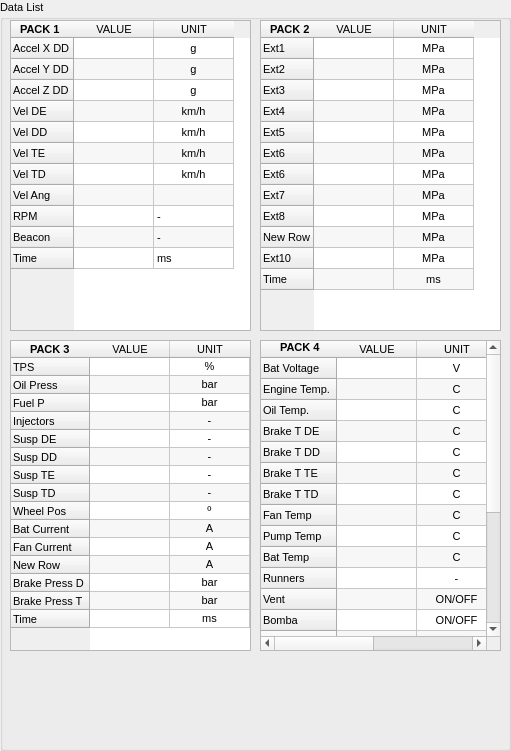
   <widget class="QGroupBox" name="groupBox_18">
    <property name="geometry">
     <rect>
      <x>690</x>
      <y>0</y>
      <width>511</width>
      <height>751</height>
     </rect>
    </property>
    <property name="font">
     <font>
      <pointsize>8</pointsize>
     </font>
    </property>
    <property name="title">
     <string>Data List</string>
    </property>
    <widget class="QTableWidget" name="tableWidget_Package1">
     <property name="geometry">
      <rect>
       <x>10</x>
       <y>20</y>
       <width>241</width>
       <height>311</height>
      </rect>
     </property>
     <property name="font">
      <font>
       <pointsize>8</pointsize>
      </font>
     </property>
     <property name="sizeAdjustPolicy">
      <enum>QAbstractScrollArea::AdjustToContentsOnFirstShow</enum>
     </property>
     <property name="alternatingRowColors">
      <bool>true</bool>
     </property>
     <property name="showGrid">
      <bool>true</bool>
     </property>
     <property name="gridStyle">
      <enum>Qt::SolidLine</enum>
     </property>
     <property name="wordWrap">
      <bool>true</bool>
     </property>
     <attribute name="horizontalHeaderVisible">
      <bool>true</bool>
     </attribute>
     <attribute name="horizontalHeaderDefaultSectionSize">
      <number>80</number>
     </attribute>
     <attribute name="horizontalHeaderHighlightSections">
      <bool>true</bool>
     </attribute>
     <attribute name="verticalHeaderDefaultSectionSize">
      <number>21</number>
     </attribute>
     <row>
      <property name="text">
       <string>Accel X DD</string>
      </property>
     </row>
     <row>
      <property name="text">
       <string>Accel Y DD</string>
      </property>
     </row>
     <row>
      <property name="text">
       <string>Accel Z DD</string>
      </property>
     </row>
     <row>
      <property name="text">
       <string>Vel DE</string>
      </property>
     </row>
     <row>
      <property name="text">
       <string>Vel DD</string>
      </property>
     </row>
     <row>
      <property name="text">
       <string>Vel TE</string>
      </property>
     </row>
     <row>
      <property name="text">
       <string>Vel TD</string>
      </property>
     </row>
     <row>
      <property name="text">
       <string>Vel Ang</string>
      </property>
     </row>
     <row>
      <property name="text">
       <string>RPM</string>
      </property>
     </row>
     <row>
      <property name="text">
       <string>Beacon</string>
      </property>
     </row>
     <row>
      <property name="text">
       <string>Time</string>
      </property>
     </row>
     <column>
      <property name="text">
       <string>VALUE</string>
      </property>
     </column>
     <column>
      <property name="text">
       <string>UNIT</string>
      </property>
     </column>
     <item row="0" column="0">
      <property name="text">
       <string/>
      </property>
      <property name="textAlignment">
       <set>AlignCenter</set>
      </property>
     </item>
     <item row="0" column="1">
      <property name="text">
       <string>g</string>
      </property>
      <property name="textAlignment">
       <set>AlignCenter</set>
      </property>
     </item>
     <item row="1" column="0">
      <property name="text">
       <string/>
      </property>
      <property name="textAlignment">
       <set>AlignCenter</set>
      </property>
     </item>
     <item row="1" column="1">
      <property name="text">
       <string>g</string>
      </property>
      <property name="textAlignment">
       <set>AlignCenter</set>
      </property>
     </item>
     <item row="2" column="0">
      <property name="text">
       <string/>
      </property>
      <property name="textAlignment">
       <set>AlignCenter</set>
      </property>
     </item>
     <item row="2" column="1">
      <property name="text">
       <string>g</string>
      </property>
      <property name="textAlignment">
       <set>AlignCenter</set>
      </property>
     </item>
     <item row="3" column="1">
      <property name="text">
       <string>km/h</string>
      </property>
      <property name="textAlignment">
       <set>AlignCenter</set>
      </property>
     </item>
     <item row="4" column="1">
      <property name="text">
       <string>km/h</string>
      </property>
      <property name="textAlignment">
       <set>AlignCenter</set>
      </property>
     </item>
     <item row="5" column="1">
      <property name="text">
       <string>km/h</string>
      </property>
      <property name="textAlignment">
       <set>AlignCenter</set>
      </property>
     </item>
     <item row="6" column="1">
      <property name="text">
       <string>km/h</string>
      </property>
      <property name="textAlignment">
       <set>AlignCenter</set>
      </property>
     </item>
     <item row="8" column="1">
      <property name="text">
       <string>-</string>
      </property>
     </item>
     <item row="9" column="1">
      <property name="text">
       <string>-</string>
      </property>
     </item>
     <item row="10" column="1">
      <property name="text">
       <string>ms</string>
      </property>
     </item>
    </widget>
    <widget class="QLabel" name="label_38">
     <property name="geometry">
      <rect>
       <x>20</x>
       <y>20</y>
       <width>41</width>
       <height>20</height>
      </rect>
     </property>
     <property name="font">
      <font>
       <weight>75</weight>
       <bold>true</bold>
      </font>
     </property>
     <property name="text">
      <string>&lt;html&gt;&lt;head/&gt;&lt;body&gt;&lt;p&gt;PACK 1&lt;/p&gt;&lt;/body&gt;&lt;/html&gt;</string>
     </property>
    </widget>
    <widget class="QTableWidget" name="tableWidget_Package2">
     <property name="geometry">
      <rect>
       <x>260</x>
       <y>20</y>
       <width>241</width>
       <height>311</height>
      </rect>
     </property>
     <property name="font">
      <font>
       <pointsize>8</pointsize>
      </font>
     </property>
     <property name="alternatingRowColors">
      <bool>true</bool>
     </property>
     <attribute name="horizontalHeaderDefaultSectionSize">
      <number>80</number>
     </attribute>
     <attribute name="verticalHeaderDefaultSectionSize">
      <number>21</number>
     </attribute>
     <row>
      <property name="text">
       <string>Ext1</string>
      </property>
     </row>
     <row>
      <property name="text">
       <string>Ext2</string>
      </property>
     </row>
     <row>
      <property name="text">
       <string>Ext3</string>
      </property>
     </row>
     <row>
      <property name="text">
       <string>Ext4</string>
      </property>
     </row>
     <row>
      <property name="text">
       <string>Ext5</string>
      </property>
     </row>
     <row>
      <property name="text">
       <string>Ext6</string>
      </property>
     </row>
     <row>
      <property name="text">
       <string>Ext6</string>
      </property>
     </row>
     <row>
      <property name="text">
       <string>Ext7</string>
      </property>
     </row>
     <row>
      <property name="text">
       <string>Ext8</string>
      </property>
     </row>
     <row>
      <property name="text">
       <string>New Row</string>
      </property>
     </row>
     <row>
      <property name="text">
       <string>Ext10</string>
      </property>
     </row>
     <row>
      <property name="text">
       <string>Time</string>
      </property>
     </row>
     <column>
      <property name="text">
       <string>VALUE</string>
      </property>
     </column>
     <column>
      <property name="text">
       <string>UNIT</string>
      </property>
     </column>
     <item row="0" column="1">
      <property name="text">
       <string>MPa</string>
      </property>
      <property name="textAlignment">
       <set>AlignCenter</set>
      </property>
     </item>
     <item row="1" column="1">
      <property name="text">
       <string>MPa</string>
      </property>
      <property name="textAlignment">
       <set>AlignCenter</set>
      </property>
     </item>
     <item row="2" column="1">
      <property name="text">
       <string>MPa</string>
      </property>
      <property name="textAlignment">
       <set>AlignCenter</set>
      </property>
     </item>
     <item row="3" column="1">
      <property name="text">
       <string>MPa</string>
      </property>
      <property name="textAlignment">
       <set>AlignCenter</set>
      </property>
     </item>
     <item row="4" column="1">
      <property name="text">
       <string>MPa</string>
      </property>
      <property name="textAlignment">
       <set>AlignCenter</set>
      </property>
     </item>
     <item row="5" column="1">
      <property name="text">
       <string>MPa</string>
      </property>
      <property name="textAlignment">
       <set>AlignCenter</set>
      </property>
     </item>
     <item row="6" column="1">
      <property name="text">
       <string>MPa</string>
      </property>
      <property name="textAlignment">
       <set>AlignCenter</set>
      </property>
     </item>
     <item row="7" column="1">
      <property name="text">
       <string>MPa</string>
      </property>
      <property name="textAlignment">
       <set>AlignCenter</set>
      </property>
     </item>
     <item row="8" column="1">
      <property name="text">
       <string>MPa</string>
      </property>
      <property name="textAlignment">
       <set>AlignCenter</set>
      </property>
     </item>
     <item row="9" column="1">
      <property name="text">
       <string>MPa</string>
      </property>
      <property name="textAlignment">
       <set>AlignCenter</set>
      </property>
     </item>
     <item row="10" column="1">
      <property name="text">
       <string>MPa</string>
      </property>
      <property name="textAlignment">
       <set>AlignCenter</set>
      </property>
     </item>
     <item row="11" column="1">
      <property name="text">
       <string>ms</string>
      </property>
      <property name="textAlignment">
       <set>AlignCenter</set>
      </property>
     </item>
    </widget>
    <widget class="QLabel" name="label_44">
     <property name="geometry">
      <rect>
       <x>270</x>
       <y>20</y>
       <width>41</width>
       <height>20</height>
      </rect>
     </property>
     <property name="font">
      <font>
       <weight>75</weight>
       <bold>true</bold>
      </font>
     </property>
     <property name="text">
      <string>&lt;html&gt;&lt;head/&gt;&lt;body&gt;&lt;p&gt;PACK 2&lt;/p&gt;&lt;/body&gt;&lt;/html&gt;</string>
     </property>
    </widget>
    <widget class="QTableWidget" name="tableWidget_Package3">
     <property name="geometry">
      <rect>
       <x>10</x>
       <y>340</y>
       <width>241</width>
       <height>311</height>
      </rect>
     </property>
     <property name="font">
      <font>
       <pointsize>8</pointsize>
       <kerning>true</kerning>
      </font>
     </property>
     <property name="alternatingRowColors">
      <bool>true</bool>
     </property>
     <attribute name="horizontalHeaderDefaultSectionSize">
      <number>80</number>
     </attribute>
     <attribute name="horizontalHeaderHighlightSections">
      <bool>true</bool>
     </attribute>
     <attribute name="verticalHeaderDefaultSectionSize">
      <number>18</number>
     </attribute>
     <attribute name="verticalHeaderMinimumSectionSize">
      <number>17</number>
     </attribute>
     <row>
      <property name="text">
       <string>TPS</string>
      </property>
     </row>
     <row>
      <property name="text">
       <string>Oil Press</string>
      </property>
     </row>
     <row>
      <property name="text">
       <string>Fuel P</string>
      </property>
     </row>
     <row>
      <property name="text">
       <string>Injectors</string>
      </property>
     </row>
     <row>
      <property name="text">
       <string>Susp DE</string>
      </property>
     </row>
     <row>
      <property name="text">
       <string>Susp DD</string>
      </property>
     </row>
     <row>
      <property name="text">
       <string>Susp TE</string>
      </property>
     </row>
     <row>
      <property name="text">
       <string>Susp TD</string>
      </property>
     </row>
     <row>
      <property name="text">
       <string>Wheel Pos</string>
      </property>
     </row>
     <row>
      <property name="text">
       <string>Bat Current</string>
      </property>
     </row>
     <row>
      <property name="text">
       <string>Fan Current</string>
      </property>
     </row>
     <row>
      <property name="text">
       <string>New Row</string>
      </property>
     </row>
     <row>
      <property name="text">
       <string>Brake Press D</string>
      </property>
     </row>
     <row>
      <property name="text">
       <string>Brake Press T</string>
      </property>
     </row>
     <row>
      <property name="text">
       <string>Time</string>
      </property>
     </row>
     <column>
      <property name="text">
       <string>VALUE</string>
      </property>
     </column>
     <column>
      <property name="text">
       <string>UNIT</string>
      </property>
     </column>
     <item row="0" column="1">
      <property name="text">
       <string>%</string>
      </property>
      <property name="textAlignment">
       <set>AlignCenter</set>
      </property>
     </item>
     <item row="1" column="0">
      <property name="text">
       <string/>
      </property>
     </item>
     <item row="1" column="1">
      <property name="text">
       <string>bar</string>
      </property>
      <property name="textAlignment">
       <set>AlignCenter</set>
      </property>
     </item>
     <item row="2" column="0">
      <property name="text">
       <string/>
      </property>
     </item>
     <item row="2" column="1">
      <property name="text">
       <string>bar</string>
      </property>
      <property name="textAlignment">
       <set>AlignCenter</set>
      </property>
     </item>
     <item row="3" column="0">
      <property name="text">
       <string/>
      </property>
     </item>
     <item row="3" column="1">
      <property name="text">
       <string>-</string>
      </property>
      <property name="textAlignment">
       <set>AlignCenter</set>
      </property>
     </item>
     <item row="4" column="0">
      <property name="text">
       <string/>
      </property>
     </item>
     <item row="4" column="1">
      <property name="text">
       <string>-</string>
      </property>
      <property name="textAlignment">
       <set>AlignCenter</set>
      </property>
     </item>
     <item row="5" column="0">
      <property name="text">
       <string/>
      </property>
     </item>
     <item row="5" column="1">
      <property name="text">
       <string>-</string>
      </property>
      <property name="textAlignment">
       <set>AlignCenter</set>
      </property>
     </item>
     <item row="6" column="0">
      <property name="text">
       <string/>
      </property>
     </item>
     <item row="6" column="1">
      <property name="text">
       <string>-</string>
      </property>
      <property name="textAlignment">
       <set>AlignCenter</set>
      </property>
     </item>
     <item row="7" column="0">
      <property name="text">
       <string/>
      </property>
     </item>
     <item row="7" column="1">
      <property name="text">
       <string>-</string>
      </property>
      <property name="textAlignment">
       <set>AlignCenter</set>
      </property>
     </item>
     <item row="8" column="0">
      <property name="text">
       <string/>
      </property>
     </item>
     <item row="8" column="1">
      <property name="text">
       <string>º</string>
      </property>
      <property name="textAlignment">
       <set>AlignCenter</set>
      </property>
     </item>
     <item row="9" column="0">
      <property name="text">
       <string/>
      </property>
     </item>
     <item row="9" column="1">
      <property name="text">
       <string>A</string>
      </property>
      <property name="textAlignment">
       <set>AlignCenter</set>
      </property>
     </item>
     <item row="10" column="0">
      <property name="text">
       <string/>
      </property>
     </item>
     <item row="10" column="1">
      <property name="text">
       <string>A</string>
      </property>
      <property name="textAlignment">
       <set>AlignCenter</set>
      </property>
     </item>
     <item row="11" column="0">
      <property name="text">
       <string/>
      </property>
     </item>
     <item row="11" column="1">
      <property name="text">
       <string>A</string>
      </property>
      <property name="textAlignment">
       <set>AlignCenter</set>
      </property>
     </item>
     <item row="12" column="0">
      <property name="text">
       <string/>
      </property>
     </item>
     <item row="12" column="1">
      <property name="text">
       <string>bar</string>
      </property>
      <property name="textAlignment">
       <set>AlignCenter</set>
      </property>
     </item>
     <item row="13" column="0">
      <property name="text">
       <string/>
      </property>
     </item>
     <item row="13" column="1">
      <property name="text">
       <string>bar</string>
      </property>
      <property name="textAlignment">
       <set>AlignCenter</set>
      </property>
     </item>
     <item row="14" column="0">
      <property name="text">
       <string/>
      </property>
     </item>
     <item row="14" column="1">
      <property name="text">
       <string>ms</string>
      </property>
      <property name="textAlignment">
       <set>AlignCenter</set>
      </property>
     </item>
    </widget>
    <widget class="QTableWidget" name="tableWidget_Package4">
     <property name="geometry">
      <rect>
       <x>260</x>
       <y>340</y>
       <width>241</width>
       <height>311</height>
      </rect>
     </property>
     <property name="alternatingRowColors">
      <bool>true</bool>
     </property>
     <attribute name="horizontalHeaderDefaultSectionSize">
      <number>80</number>
     </attribute>
     <attribute name="verticalHeaderDefaultSectionSize">
      <number>21</number>
     </attribute>
     <row>
      <property name="text">
       <string>Bat Voltage</string>
      </property>
     </row>
     <row>
      <property name="text">
       <string>Engine Temp.</string>
      </property>
     </row>
     <row>
      <property name="text">
       <string>Oil Temp.</string>
      </property>
     </row>
     <row>
      <property name="text">
       <string>Brake T DE</string>
      </property>
     </row>
     <row>
      <property name="text">
       <string>Brake T DD</string>
      </property>
     </row>
     <row>
      <property name="text">
       <string>Brake T TE</string>
      </property>
     </row>
     <row>
      <property name="text">
       <string>Brake T TD</string>
      </property>
     </row>
     <row>
      <property name="text">
       <string>Fan Temp</string>
      </property>
     </row>
     <row>
      <property name="text">
       <string>Pump Temp</string>
      </property>
     </row>
     <row>
      <property name="text">
       <string>Bat Temp</string>
      </property>
     </row>
     <row>
      <property name="text">
       <string>Runners</string>
      </property>
     </row>
     <row>
      <property name="text">
       <string>Vent</string>
      </property>
     </row>
     <row>
      <property name="text">
       <string>Bomba</string>
      </property>
     </row>
     <row>
      <property name="text">
       <string>Mata</string>
      </property>
     </row>
     <row>
      <property name="text">
       <string>GPS Lat</string>
      </property>
     </row>
     <row>
      <property name="text">
       <string>GPS Long</string>
      </property>
     </row>
     <row>
      <property name="text">
       <string>GPS NS</string>
      </property>
     </row>
     <row>
      <property name="text">
       <string>GPS EW</string>
      </property>
     </row>
     <row>
      <property name="text">
       <string>GPS Data</string>
      </property>
     </row>
     <row>
      <property name="text">
       <string>GPS Hora</string>
      </property>
     </row>
     <row>
      <property name="text">
       <string>Spark Cut</string>
      </property>
     </row>
     <row>
      <property name="text">
       <string>Time</string>
      </property>
     </row>
     <column>
      <property name="text">
       <string>VALUE</string>
      </property>
     </column>
     <column>
      <property name="text">
       <string>UNIT</string>
      </property>
     </column>
     <item row="0" column="1">
      <property name="text">
       <string>V</string>
      </property>
      <property name="textAlignment">
       <set>AlignCenter</set>
      </property>
     </item>
     <item row="1" column="0">
      <property name="text">
       <string/>
      </property>
     </item>
     <item row="1" column="1">
      <property name="text">
       <string>C</string>
      </property>
      <property name="textAlignment">
       <set>AlignCenter</set>
      </property>
     </item>
     <item row="2" column="0">
      <property name="text">
       <string/>
      </property>
     </item>
     <item row="2" column="1">
      <property name="text">
       <string>C</string>
      </property>
      <property name="textAlignment">
       <set>AlignCenter</set>
      </property>
     </item>
     <item row="3" column="0">
      <property name="text">
       <string/>
      </property>
     </item>
     <item row="3" column="1">
      <property name="text">
       <string>C</string>
      </property>
      <property name="textAlignment">
       <set>AlignCenter</set>
      </property>
     </item>
     <item row="4" column="0">
      <property name="text">
       <string/>
      </property>
     </item>
     <item row="4" column="1">
      <property name="text">
       <string>C</string>
      </property>
      <property name="textAlignment">
       <set>AlignCenter</set>
      </property>
     </item>
     <item row="5" column="0">
      <property name="text">
       <string/>
      </property>
     </item>
     <item row="5" column="1">
      <property name="text">
       <string>C</string>
      </property>
      <property name="textAlignment">
       <set>AlignCenter</set>
      </property>
     </item>
     <item row="6" column="0">
      <property name="text">
       <string/>
      </property>
     </item>
     <item row="6" column="1">
      <property name="text">
       <string>C</string>
      </property>
      <property name="textAlignment">
       <set>AlignCenter</set>
      </property>
     </item>
     <item row="7" column="0">
      <property name="text">
       <string/>
      </property>
     </item>
     <item row="7" column="1">
      <property name="text">
       <string>C</string>
      </property>
      <property name="textAlignment">
       <set>AlignCenter</set>
      </property>
     </item>
     <item row="8" column="0">
      <property name="text">
       <string/>
      </property>
     </item>
     <item row="8" column="1">
      <property name="text">
       <string>C</string>
      </property>
      <property name="textAlignment">
       <set>AlignCenter</set>
      </property>
     </item>
     <item row="9" column="0">
      <property name="text">
       <string/>
      </property>
     </item>
     <item row="9" column="1">
      <property name="text">
       <string>C</string>
      </property>
      <property name="textAlignment">
       <set>AlignCenter</set>
      </property>
     </item>
     <item row="10" column="0">
      <property name="text">
       <string/>
      </property>
     </item>
     <item row="10" column="1">
      <property name="text">
       <string>-</string>
      </property>
      <property name="textAlignment">
       <set>AlignCenter</set>
      </property>
     </item>
     <item row="11" column="0">
      <property name="text">
       <string/>
      </property>
     </item>
     <item row="11" column="1">
      <property name="text">
       <string>ON/OFF</string>
      </property>
      <property name="textAlignment">
       <set>AlignCenter</set>
      </property>
     </item>
     <item row="12" column="0">
      <property name="text">
       <string/>
      </property>
     </item>
     <item row="12" column="1">
      <property name="text">
       <string>ON/OFF</string>
      </property>
      <property name="textAlignment">
       <set>AlignCenter</set>
      </property>
     </item>
     <item row="13" column="0">
      <property name="text">
       <string/>
      </property>
     </item>
     <item row="13" column="1">
      <property name="text">
       <string>ON/OFF</string>
      </property>
      <property name="textAlignment">
       <set>AlignCenter</set>
      </property>
     </item>
     <item row="14" column="0">
      <property name="text">
       <string/>
      </property>
     </item>
     <item row="14" column="1">
      <property name="text">
       <string>-</string>
      </property>
      <property name="textAlignment">
       <set>AlignCenter</set>
      </property>
     </item>
     <item row="15" column="0">
      <property name="text">
       <string/>
      </property>
     </item>
     <item row="15" column="1">
      <property name="text">
       <string>-</string>
      </property>
      <property name="textAlignment">
       <set>AlignCenter</set>
      </property>
     </item>
     <item row="16" column="0">
      <property name="text">
       <string/>
      </property>
     </item>
     <item row="16" column="1">
      <property name="text">
       <string>-</string>
      </property>
      <property name="textAlignment">
       <set>AlignCenter</set>
      </property>
     </item>
     <item row="17" column="0">
      <property name="text">
       <string/>
      </property>
     </item>
     <item row="17" column="1">
      <property name="text">
       <string>-</string>
      </property>
      <property name="textAlignment">
       <set>AlignCenter</set>
      </property>
     </item>
     <item row="18" column="0">
      <property name="text">
       <string/>
      </property>
     </item>
     <item row="18" column="1">
      <property name="text">
       <string>-</string>
      </property>
      <property name="textAlignment">
       <set>AlignCenter</set>
      </property>
     </item>
     <item row="19" column="0">
      <property name="text">
       <string/>
      </property>
     </item>
     <item row="19" column="1">
      <property name="text">
       <string>-</string>
      </property>
      <property name="textAlignment">
       <set>AlignCenter</set>
      </property>
     </item>
     <item row="20" column="0">
      <property name="text">
       <string/>
      </property>
     </item>
     <item row="20" column="1">
      <property name="text">
       <string/>
      </property>
      <property name="textAlignment">
       <set>AlignCenter</set>
      </property>
     </item>
     <item row="21" column="0">
      <property name="text">
       <string/>
      </property>
      <property name="textAlignment">
       <set>AlignCenter</set>
      </property>
     </item>
     <item row="21" column="1">
      <property name="text">
       <string>ms</string>
      </property>
      <property name="textAlignment">
       <set>AlignCenter</set>
      </property>
     </item>
    </widget>
    <widget class="QLabel" name="label_39">
     <property name="geometry">
      <rect>
       <x>30</x>
       <y>340</y>
       <width>51</width>
       <height>20</height>
      </rect>
     </property>
     <property name="font">
      <font>
       <weight>75</weight>
       <bold>true</bold>
      </font>
     </property>
     <property name="text">
      <string>&lt;html&gt;&lt;head/&gt;&lt;body&gt;&lt;p&gt;PACK 3&lt;/p&gt;&lt;/body&gt;&lt;/html&gt;</string>
     </property>
    </widget>
    <widget class="QLabel" name="label_46">
     <property name="geometry">
      <rect>
       <x>280</x>
       <y>340</y>
       <width>41</width>
       <height>16</height>
      </rect>
     </property>
     <property name="font">
      <font>
       <weight>75</weight>
       <bold>true</bold>
      </font>
     </property>
     <property name="text">
      <string>&lt;html&gt;&lt;head/&gt;&lt;body&gt;&lt;p&gt;PACK 4&lt;/p&gt;&lt;/body&gt;&lt;/html&gt;</string>
     </property>
    </widget>
    <widget class="QLabel" name="label_28">
     <property name="geometry">
      <rect>
       <x>470</x>
       <y>160</y>
       <width>181</width>
       <height>81</height>
      </rect>
     </property>
     <property name="text">
      <string/>
     </property>
    </widget>
    <zorder>tableWidget_Package1</zorder>
    <zorder>label_38</zorder>
    <zorder>tableWidget_Package3</zorder>
    <zorder>tableWidget_Package2</zorder>
    <zorder>label_44</zorder>
    <zorder>tableWidget_Package4</zorder>
    <zorder>label_39</zorder>
    <zorder>label_46</zorder>
    <zorder>label_28</zorder>
   </widget>
